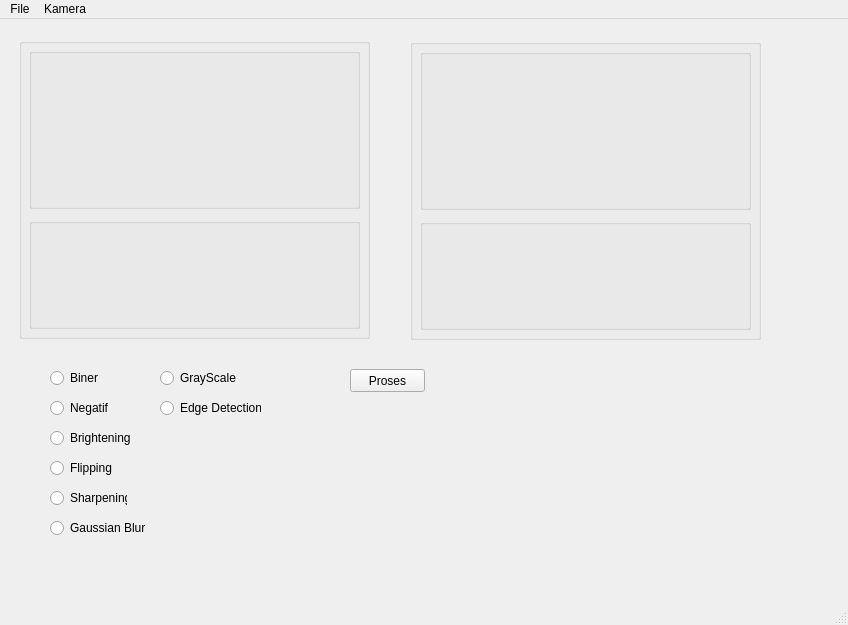
<?xml version="1.0" encoding="UTF-8"?>
<ui version="4.0">
 <class>MainWindow</class>
 <widget class="QMainWindow" name="MainWindow">
  <property name="geometry">
   <rect>
    <x>0</x>
    <y>0</y>
    <width>848</width>
    <height>625</height>
   </rect>
  </property>
  <property name="windowTitle">
   <string>MainWindow</string>
  </property>
  <widget class="QWidget" name="centralwidget">
   <widget class="QGroupBox" name="box1">
    <property name="geometry">
     <rect>
      <x>19</x>
      <y>19</y>
      <width>351</width>
      <height>301</height>
     </rect>
    </property>
    <property name="title">
     <string/>
    </property>
    <widget class="QLabel" name="gambar1">
     <property name="geometry">
      <rect>
       <x>20</x>
       <y>20</y>
       <width>311</width>
       <height>141</height>
      </rect>
     </property>
     <property name="text">
      <string/>
     </property>
    </widget>
    <widget class="QLabel" name="histogram1">
     <property name="geometry">
      <rect>
       <x>20</x>
       <y>190</y>
       <width>311</width>
       <height>91</height>
      </rect>
     </property>
     <property name="text">
      <string/>
     </property>
    </widget>
    <widget class="QGroupBox" name="groupBox">
     <property name="geometry">
      <rect>
       <x>10</x>
       <y>10</y>
       <width>331</width>
       <height>161</height>
      </rect>
     </property>
     <property name="title">
      <string/>
     </property>
    </widget>
    <widget class="QGroupBox" name="groupBox_2">
     <property name="geometry">
      <rect>
       <x>10</x>
       <y>180</y>
       <width>331</width>
       <height>111</height>
      </rect>
     </property>
     <property name="title">
      <string/>
     </property>
    </widget>
   </widget>
   <widget class="QRadioButton" name="biner">
    <property name="geometry">
     <rect>
      <x>50</x>
      <y>350</y>
      <width>77</width>
      <height>18</height>
     </rect>
    </property>
    <property name="text">
     <string>Biner</string>
    </property>
   </widget>
   <widget class="QPushButton" name="proses">
    <property name="geometry">
     <rect>
      <x>350</x>
      <y>350</y>
      <width>75</width>
      <height>23</height>
     </rect>
    </property>
    <property name="text">
     <string>Proses</string>
    </property>
   </widget>
   <widget class="QRadioButton" name="negatif">
    <property name="geometry">
     <rect>
      <x>50</x>
      <y>380</y>
      <width>77</width>
      <height>18</height>
     </rect>
    </property>
    <property name="text">
     <string>Negatif</string>
    </property>
   </widget>
   <widget class="QRadioButton" name="Brigth">
    <property name="geometry">
     <rect>
      <x>50</x>
      <y>410</y>
      <width>91</width>
      <height>18</height>
     </rect>
    </property>
    <property name="text">
     <string>Brightening</string>
    </property>
   </widget>
   <widget class="QRadioButton" name="Flip">
    <property name="geometry">
     <rect>
      <x>50</x>
      <y>440</y>
      <width>77</width>
      <height>18</height>
     </rect>
    </property>
    <property name="text">
     <string>Flipping</string>
    </property>
   </widget>
   <widget class="QRadioButton" name="Sharp">
    <property name="geometry">
     <rect>
      <x>50</x>
      <y>470</y>
      <width>77</width>
      <height>18</height>
     </rect>
    </property>
    <property name="text">
     <string>Sharpening</string>
    </property>
   </widget>
   <widget class="QRadioButton" name="blur">
    <property name="geometry">
     <rect>
      <x>50</x>
      <y>500</y>
      <width>101</width>
      <height>18</height>
     </rect>
    </property>
    <property name="text">
     <string>Gaussian Blur</string>
    </property>
   </widget>
   <widget class="QStackedWidget" name="menu">
    <property name="geometry">
     <rect>
      <x>440</x>
      <y>340</y>
      <width>291</width>
      <height>181</height>
     </rect>
    </property>
    <property name="currentIndex">
     <number>0</number>
    </property>
    <widget class="QWidget" name="default_2"/>
    <widget class="QWidget" name="binarMenu">
     <widget class="QSlider" name="inputBiner1">
      <property name="geometry">
       <rect>
        <x>10</x>
        <y>10</y>
        <width>160</width>
        <height>16</height>
       </rect>
      </property>
      <property name="maximum">
       <number>255</number>
      </property>
      <property name="value">
       <number>128</number>
      </property>
      <property name="orientation">
       <enum>Qt::Horizontal</enum>
      </property>
     </widget>
     <widget class="QSpinBox" name="inputBiner2">
      <property name="geometry">
       <rect>
        <x>180</x>
        <y>10</y>
        <width>42</width>
        <height>22</height>
       </rect>
      </property>
      <property name="maximum">
       <number>255</number>
      </property>
      <property name="value">
       <number>128</number>
      </property>
     </widget>
    </widget>
    <widget class="QWidget" name="negatifMenu"/>
    <widget class="QWidget" name="brigthMenu">
     <widget class="QSpinBox" name="inputBrigth2">
      <property name="geometry">
       <rect>
        <x>170</x>
        <y>10</y>
        <width>42</width>
        <height>22</height>
       </rect>
      </property>
      <property name="minimum">
       <number>-255</number>
      </property>
      <property name="maximum">
       <number>255</number>
      </property>
      <property name="value">
       <number>0</number>
      </property>
     </widget>
     <widget class="QSlider" name="inputBrigth1">
      <property name="geometry">
       <rect>
        <x>0</x>
        <y>10</y>
        <width>160</width>
        <height>16</height>
       </rect>
      </property>
      <property name="minimum">
       <number>-255</number>
      </property>
      <property name="maximum">
       <number>255</number>
      </property>
      <property name="value">
       <number>0</number>
      </property>
      <property name="orientation">
       <enum>Qt::Horizontal</enum>
      </property>
     </widget>
    </widget>
    <widget class="QWidget" name="flipMenu">
     <widget class="QRadioButton" name="vertikalRadio">
      <property name="geometry">
       <rect>
        <x>10</x>
        <y>10</y>
        <width>77</width>
        <height>18</height>
       </rect>
      </property>
      <property name="text">
       <string>Flip Vertikal</string>
      </property>
     </widget>
     <widget class="QRadioButton" name="horizontalRadio">
      <property name="geometry">
       <rect>
        <x>10</x>
        <y>40</y>
        <width>101</width>
        <height>18</height>
       </rect>
      </property>
      <property name="text">
       <string>Flip Horizontal</string>
      </property>
     </widget>
    </widget>
    <widget class="QWidget" name="sharpMenu">
     <widget class="QRadioButton" name="radioButton_2">
      <property name="geometry">
       <rect>
        <x>10</x>
        <y>10</y>
        <width>111</width>
        <height>18</height>
       </rect>
      </property>
      <property name="text">
       <string>Basic Sharpening</string>
      </property>
     </widget>
     <widget class="QRadioButton" name="radioButton_3">
      <property name="geometry">
       <rect>
        <x>10</x>
        <y>40</y>
        <width>131</width>
        <height>18</height>
       </rect>
      </property>
      <property name="text">
       <string>Enhanced Sharpening</string>
      </property>
     </widget>
    </widget>
    <widget class="QWidget" name="blurMenu">
     <widget class="QSlider" name="horizontalSlider">
      <property name="geometry">
       <rect>
        <x>10</x>
        <y>30</y>
        <width>160</width>
        <height>16</height>
       </rect>
      </property>
      <property name="minimum">
       <number>1</number>
      </property>
      <property name="maximum">
       <number>99</number>
      </property>
      <property name="singleStep">
       <number>2</number>
      </property>
      <property name="value">
       <number>51</number>
      </property>
      <property name="orientation">
       <enum>Qt::Horizontal</enum>
      </property>
     </widget>
     <widget class="QSpinBox" name="spinBox">
      <property name="geometry">
       <rect>
        <x>190</x>
        <y>30</y>
        <width>42</width>
        <height>22</height>
       </rect>
      </property>
      <property name="minimum">
       <number>1</number>
      </property>
      <property name="maximum">
       <number>99</number>
      </property>
      <property name="singleStep">
       <number>2</number>
      </property>
      <property name="value">
       <number>51</number>
      </property>
     </widget>
    </widget>
    <widget class="QWidget" name="GrayMenu"/>
    <widget class="QWidget" name="EdgeMenu">
     <widget class="QRadioButton" name="sobel">
      <property name="geometry">
       <rect>
        <x>10</x>
        <y>10</y>
        <width>77</width>
        <height>18</height>
       </rect>
      </property>
      <property name="text">
       <string>Sobel</string>
      </property>
     </widget>
     <widget class="QRadioButton" name="Prewitt">
      <property name="geometry">
       <rect>
        <x>10</x>
        <y>40</y>
        <width>77</width>
        <height>18</height>
       </rect>
      </property>
      <property name="text">
       <string>Prewitt</string>
      </property>
     </widget>
     <widget class="QRadioButton" name="Roberts">
      <property name="geometry">
       <rect>
        <x>10</x>
        <y>70</y>
        <width>77</width>
        <height>18</height>
       </rect>
      </property>
      <property name="text">
       <string>Roberts</string>
      </property>
     </widget>
     <widget class="QRadioButton" name="Canny">
      <property name="geometry">
       <rect>
        <x>10</x>
        <y>100</y>
        <width>77</width>
        <height>18</height>
       </rect>
      </property>
      <property name="text">
       <string>Canny</string>
      </property>
     </widget>
    </widget>
   </widget>
   <widget class="QGroupBox" name="box2">
    <property name="geometry">
     <rect>
      <x>410</x>
      <y>20</y>
      <width>351</width>
      <height>301</height>
     </rect>
    </property>
    <property name="title">
     <string/>
    </property>
    <widget class="QLabel" name="gambar2">
     <property name="geometry">
      <rect>
       <x>20</x>
       <y>20</y>
       <width>311</width>
       <height>141</height>
      </rect>
     </property>
     <property name="text">
      <string/>
     </property>
    </widget>
    <widget class="QLabel" name="histogram2">
     <property name="geometry">
      <rect>
       <x>20</x>
       <y>190</y>
       <width>311</width>
       <height>91</height>
      </rect>
     </property>
     <property name="text">
      <string/>
     </property>
    </widget>
    <widget class="QGroupBox" name="groupBox_5">
     <property name="geometry">
      <rect>
       <x>10</x>
       <y>10</y>
       <width>331</width>
       <height>161</height>
      </rect>
     </property>
     <property name="title">
      <string/>
     </property>
    </widget>
    <widget class="QGroupBox" name="groupBox_6">
     <property name="geometry">
      <rect>
       <x>10</x>
       <y>180</y>
       <width>331</width>
       <height>111</height>
      </rect>
     </property>
     <property name="title">
      <string/>
     </property>
    </widget>
   </widget>
   <widget class="QRadioButton" name="gray">
    <property name="geometry">
     <rect>
      <x>160</x>
      <y>350</y>
      <width>77</width>
      <height>18</height>
     </rect>
    </property>
    <property name="text">
     <string>GrayScale</string>
    </property>
   </widget>
   <widget class="QRadioButton" name="edge">
    <property name="geometry">
     <rect>
      <x>160</x>
      <y>380</y>
      <width>101</width>
      <height>18</height>
     </rect>
    </property>
    <property name="text">
     <string>Edge Detection</string>
    </property>
   </widget>
  </widget>
  <widget class="QMenuBar" name="menubar">
   <property name="geometry">
    <rect>
     <x>0</x>
     <y>0</y>
     <width>848</width>
     <height>22</height>
    </rect>
   </property>
   <widget class="QMenu" name="menuFile">
    <property name="title">
     <string>File</string>
    </property>
    <addaction name="actionOpen"/>
    <addaction name="actionSave"/>
   </widget>
   <widget class="QMenu" name="menuKamera">
    <property name="title">
     <string>Kamera</string>
    </property>
    <addaction name="separator"/>
    <addaction name="actionBuka_Kamera_2"/>
    <addaction name="actionTutup_Kamera_2"/>
   </widget>
   <addaction name="menuFile"/>
   <addaction name="menuKamera"/>
  </widget>
  <widget class="QStatusBar" name="statusbar"/>
  <action name="actionOpen">
   <property name="text">
    <string>Open</string>
   </property>
  </action>
  <action name="actionSave">
   <property name="text">
    <string>Save</string>
   </property>
  </action>
  <action name="actionBuka_Kamera_2">
   <property name="text">
    <string>Buka Kamera</string>
   </property>
  </action>
  <action name="actionTutup_Kamera_2">
   <property name="text">
    <string>Tutup Kamera</string>
   </property>
  </action>
 </widget>
 <resources/>
 <connections/>
</ui>
